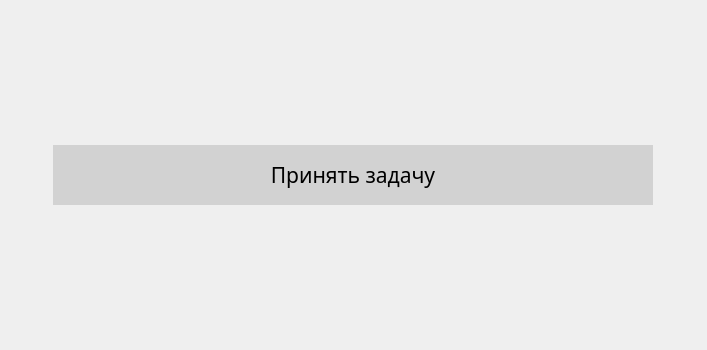
<?xml version="1.0" encoding="UTF-8"?>
<ui version="4.0">
 <class>CardWidget</class>
 <widget class="QWidget" name="CardWidget">
  <property name="geometry">
   <rect>
    <x>0</x>
    <y>0</y>
    <width>707</width>
    <height>350</height>
   </rect>
  </property>
  <property name="sizePolicy">
   <sizepolicy hsizetype="Expanding" vsizetype="Fixed">
    <horstretch>0</horstretch>
    <verstretch>0</verstretch>
   </sizepolicy>
  </property>
  <property name="minimumSize">
   <size>
    <width>200</width>
    <height>350</height>
   </size>
  </property>
  <property name="windowTitle">
   <string>Form</string>
  </property>
  <property name="styleSheet">
   <string notr="true">QWidget#DeckWidget {
	background-color: rgb(210, 210, 210);
}</string>
  </property>
  <layout class="QHBoxLayout" name="horizontalLayout_2">
   <property name="leftMargin">
    <number>0</number>
   </property>
   <property name="topMargin">
    <number>0</number>
   </property>
   <property name="rightMargin">
    <number>0</number>
   </property>
   <property name="bottomMargin">
    <number>0</number>
   </property>
   <item>
    <layout class="QVBoxLayout" name="verticalLayout" stretch="0,0">
     <property name="spacing">
      <number>0</number>
     </property>
     <item>
      <layout class="QVBoxLayout" name="verticalLayout_2">
       <property name="spacing">
        <number>0</number>
       </property>
       <item>
        <layout class="QHBoxLayout" name="horizontalLayout">
         <property name="spacing">
          <number>0</number>
         </property>
         <property name="sizeConstraint">
          <enum>QLayout::SetNoConstraint</enum>
         </property>
        </layout>
       </item>
      </layout>
     </item>
     <item>
      <layout class="QHBoxLayout" name="horizontalLayout_4">
       <item>
        <widget class="QPushButton" name="deletePushButton">
         <property name="sizePolicy">
          <sizepolicy hsizetype="Expanding" vsizetype="Fixed">
           <horstretch>0</horstretch>
           <verstretch>0</verstretch>
          </sizepolicy>
         </property>
         <property name="minimumSize">
          <size>
           <width>0</width>
           <height>60</height>
          </size>
         </property>
         <property name="maximumSize">
          <size>
           <width>600</width>
           <height>16777215</height>
          </size>
         </property>
         <property name="font">
          <font>
           <family>Bahnschrift</family>
           <pointsize>16</pointsize>
          </font>
         </property>
         <property name="styleSheet">
          <string notr="true">QPushButton#deletePushButton {
	border-radius: 0 px;
	background-color: rgb(210, 210, 210);
}

QPushButton#deletePushButton:pressed {
	background-color: rgb(200, 200, 200);
}

QPushButton#deletePushButton:hover {
	background-color: rgb(200, 200, 200);
}</string>
         </property>
         <property name="text">
          <string>Принять задачу</string>
         </property>
         <property name="icon">
          <iconset>
           <normaloff>:/resources/delete.svg</normaloff>:/resources/delete.svg</iconset>
         </property>
         <property name="iconSize">
          <size>
           <width>30</width>
           <height>30</height>
          </size>
         </property>
        </widget>
       </item>
      </layout>
     </item>
    </layout>
   </item>
  </layout>
 </widget>
 <resources/>
 <connections/>
</ui>
